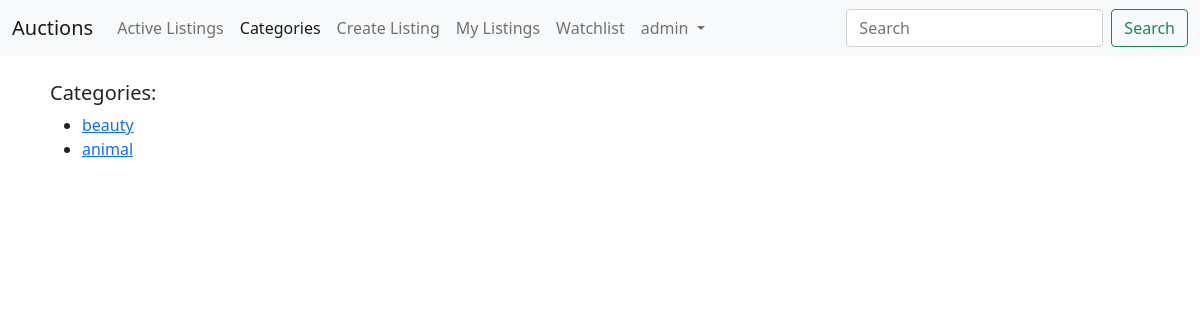
Page /categories/ (signed in) on the committed database.
### auctions/models.py (models this page shows, shortened)
class User(AbstractUser):
    pass

class Lot(models.Model):
    seller = models.ForeignKey(
        User, on_delete=models.CASCADE, related_name="auction_lots")
    buyer = models.ForeignKey(
        User, on_delete=models.SET_NULL, related_name="purchased_lot", null=True)
    active = models.BooleanField(default=True)
    title = models.CharField(max_length=64)
    description = models.TextField()
    bid = MoneyField(max_digits=10, decimal_places=2,
                     default_currency='USD', validators=[
                         MinMoneyValidator(Decimal('0.01')),
                     ])
    image = models.ImageField(upload_to='lot_images/', null=True, blank=True)
    category = models.CharField(max_length=32, null=True, blank=True)
    add_date = models.DateTimeField(auto_now_add=True)

### auctions/views.py (the view)
# urls.py: path("categories/", views.CategoriesView.as_view(), name="categories"),
class CategoriesView(ListView):
    template_name = 'auctions/categories.html'
    def get_queryset(self):
        return set([lot.category for lot in Lot.objects.all()])

### auctions/templates/auctions/categories.html
{% extends "auctions/layout.html" %}
{% load static %}
{% block body %}
<h5>Categories:</h5>
<ul>
  {% for category in object_list %}
  {% if not category == None %}
  <li><a href="{% url 'category_listings' category %}">{{ category }}</a></li>
  {% endif %}
  {% endfor %}
</ul>
{% endblock %}

### auctions/templates/auctions/layout.html (shortened to what this page needs)
{% load static %}
<!DOCTYPE html>
<html lang="en">
<head>
    <link href="https://cdn.jsdelivr.net/npm/bootstrap@5.1.1/dist/css/bootstrap.min.css" rel="stylesheet"
>
    <link href="{% static 'auctions/styles.css' %}" rel="stylesheet">
</head>
<body>
    <nav class="navbar navbar-expand-lg navbar-light bg-light">
        <div class="container-fluid">
            <a class="navbar-brand" href="{% url 'index' %}">Auctions</a>
            <div class="collapse navbar-collapse" id="navbarSupportedContent">
                <ul class="navbar-nav me-auto mb-2 mb-lg-0">
                    {% with url_name=request.resolver_match.url_name %}
                    <li class="nav-item">
                        <a class="nav-link {% if url_name == 'active_listings' %}active{% endif %}" aria-current="page"
                            href="{% url 'active_listings' %}">Active Listings</a>
                    </li>
                    <li class="nav-item">
                        <a class="nav-link {% if url_name == 'categories' %}active{% endif %}" aria-current="page"
                            href="{% url 'categories' %}">Categories</a>
                    </li>
                    {% if user.is_authenticated %}
                    <li class="nav-item">
                        <a class="nav-link {% if url_name == 'create_listing' %}active{% endif %}" aria-current="page"
                            href="{% url 'create_listing' %}">Create Listing</a>
                    </li>
                    <li class="nav-item">
                        <a class="nav-link {% if url_name == 'user_listings' %}active{% endif %}" aria-current="page"
                            href="{% url 'user_listings' user.pk %}">My Listings</a>
                    </li>
                    <li class="nav-item">
                        <a class="nav-link {% if url_name == 'watchlist' %}active{% endif %}" aria-current="page"
                            href="{% url 'watchlist' user.pk %}">Watchlist</a>
                    </li>
                    <li class="nav-item dropdown">
                        <a class="nav-link dropdown-toggle" href="#" id="navbarDropdown" role="button"
                            data-bs-toggle="dropdown" aria-expanded="false">
                            {{ user.username }}
                        </a>
                    </li>
                    {% endif %}
                    {% endwith %}
                </ul>
                <form class="d-flex">
                    <input class="form-control me-2" type="search" placeholder="Search" aria-label="Search">
                    <button class="btn btn-outline-success" type="submit">Search</button>
                </form>
            </div>
        </div>
    </nav>
    <div class="lot-container container-fluid">
        {% block body %}
        {% endblock %}
    </div>
</body>
</html>

### auctions/static/auctions/styles.css (style rules this page uses)
.lot-container { padding: 25px 50px; }

### rows in the picture
User: username "admin"
Lot: object_list "beauty"
Lot: object_list "animal"
